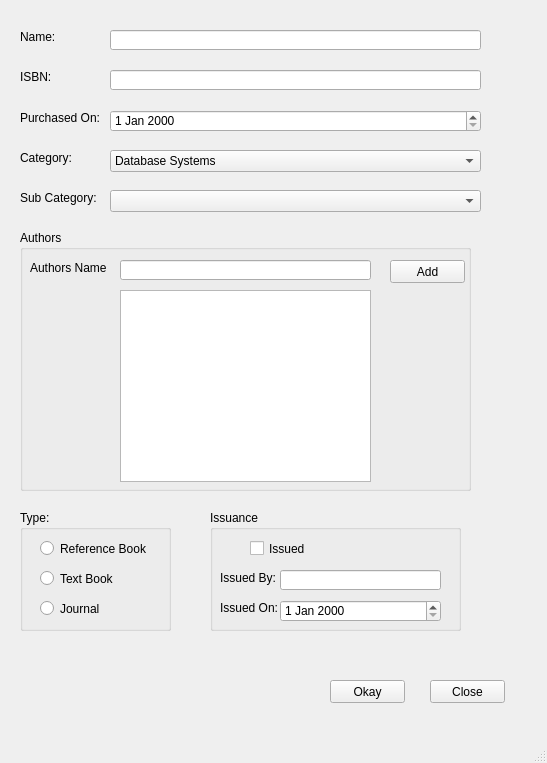
<?xml version="1.0" encoding="UTF-8"?>
<ui version="4.0">
 <class>MainWindow</class>
 <widget class="QMainWindow" name="MainWindow">
  <property name="geometry">
   <rect>
    <x>0</x>
    <y>0</y>
    <width>547</width>
    <height>763</height>
   </rect>
  </property>
  <property name="windowTitle">
   <string>MainWindow</string>
  </property>
  <widget class="QWidget" name="centralwidget">
   <widget class="QLabel" name="label">
    <property name="geometry">
     <rect>
      <x>20</x>
      <y>30</y>
      <width>47</width>
      <height>13</height>
     </rect>
    </property>
    <property name="text">
     <string>Name:</string>
    </property>
   </widget>
   <widget class="QLabel" name="label_2">
    <property name="geometry">
     <rect>
      <x>20</x>
      <y>70</y>
      <width>47</width>
      <height>13</height>
     </rect>
    </property>
    <property name="text">
     <string>ISBN:</string>
    </property>
   </widget>
   <widget class="QLabel" name="label_3">
    <property name="geometry">
     <rect>
      <x>20</x>
      <y>110</y>
      <width>81</width>
      <height>16</height>
     </rect>
    </property>
    <property name="text">
     <string>Purchased On:</string>
    </property>
   </widget>
   <widget class="QLabel" name="label_4">
    <property name="geometry">
     <rect>
      <x>20</x>
      <y>150</y>
      <width>61</width>
      <height>16</height>
     </rect>
    </property>
    <property name="text">
     <string>Category:</string>
    </property>
   </widget>
   <widget class="QLabel" name="label_5">
    <property name="geometry">
     <rect>
      <x>20</x>
      <y>190</y>
      <width>81</width>
      <height>16</height>
     </rect>
    </property>
    <property name="text">
     <string>Sub Category:</string>
    </property>
   </widget>
   <widget class="QGroupBox" name="groupBox">
    <property name="geometry">
     <rect>
      <x>20</x>
      <y>230</y>
      <width>451</width>
      <height>261</height>
     </rect>
    </property>
    <property name="title">
     <string>Authors</string>
    </property>
    <widget class="QLabel" name="label_6">
     <property name="geometry">
      <rect>
       <x>10</x>
       <y>30</y>
       <width>111</width>
       <height>16</height>
      </rect>
     </property>
     <property name="text">
      <string>Authors Name</string>
     </property>
    </widget>
    <widget class="QLineEdit" name="author_name">
     <property name="geometry">
      <rect>
       <x>100</x>
       <y>30</y>
       <width>251</width>
       <height>20</height>
      </rect>
     </property>
    </widget>
    <widget class="QPushButton" name="AddButton">
     <property name="geometry">
      <rect>
       <x>370</x>
       <y>30</y>
       <width>75</width>
       <height>23</height>
      </rect>
     </property>
     <property name="text">
      <string>Add</string>
     </property>
    </widget>
    <widget class="QListWidget" name="listWidget">
     <property name="geometry">
      <rect>
       <x>100</x>
       <y>60</y>
       <width>251</width>
       <height>192</height>
      </rect>
     </property>
    </widget>
   </widget>
   <widget class="QGroupBox" name="groupBox_2">
    <property name="geometry">
     <rect>
      <x>20</x>
      <y>510</y>
      <width>151</width>
      <height>121</height>
     </rect>
    </property>
    <property name="title">
     <string>Type:</string>
    </property>
    <widget class="QRadioButton" name="radioButton">
     <property name="geometry">
      <rect>
       <x>20</x>
       <y>30</y>
       <width>151</width>
       <height>17</height>
      </rect>
     </property>
     <property name="text">
      <string>Reference Book</string>
     </property>
    </widget>
    <widget class="QRadioButton" name="radioButton_2">
     <property name="geometry">
      <rect>
       <x>20</x>
       <y>60</y>
       <width>151</width>
       <height>17</height>
      </rect>
     </property>
     <property name="text">
      <string>Text Book</string>
     </property>
    </widget>
    <widget class="QRadioButton" name="radioButton_3">
     <property name="geometry">
      <rect>
       <x>20</x>
       <y>90</y>
       <width>131</width>
       <height>17</height>
      </rect>
     </property>
     <property name="text">
      <string>Journal</string>
     </property>
    </widget>
   </widget>
   <widget class="QGroupBox" name="groupBox_3">
    <property name="geometry">
     <rect>
      <x>210</x>
      <y>510</y>
      <width>251</width>
      <height>121</height>
     </rect>
    </property>
    <property name="title">
     <string>Issuance</string>
    </property>
    <widget class="QCheckBox" name="checkBox">
     <property name="geometry">
      <rect>
       <x>40</x>
       <y>30</y>
       <width>70</width>
       <height>17</height>
      </rect>
     </property>
     <property name="text">
      <string>Issued</string>
     </property>
    </widget>
    <widget class="QLineEdit" name="issuedBy">
     <property name="geometry">
      <rect>
       <x>70</x>
       <y>60</y>
       <width>161</width>
       <height>20</height>
      </rect>
     </property>
    </widget>
    <widget class="QLabel" name="label_7">
     <property name="geometry">
      <rect>
       <x>10</x>
       <y>60</y>
       <width>61</width>
       <height>16</height>
      </rect>
     </property>
     <property name="text">
      <string>Issued By:</string>
     </property>
    </widget>
    <widget class="QLabel" name="label_8">
     <property name="geometry">
      <rect>
       <x>10</x>
       <y>90</y>
       <width>61</width>
       <height>16</height>
      </rect>
     </property>
     <property name="text">
      <string>Issued On:</string>
     </property>
    </widget>
    <widget class="QDateEdit" name="issuedOn">
     <property name="geometry">
      <rect>
       <x>70</x>
       <y>90</y>
       <width>161</width>
       <height>22</height>
      </rect>
     </property>
    </widget>
   </widget>
   <widget class="QLineEdit" name="lineEdit_3">
    <property name="geometry">
     <rect>
      <x>110</x>
      <y>30</y>
      <width>371</width>
      <height>20</height>
     </rect>
    </property>
   </widget>
   <widget class="QLineEdit" name="ISBN">
    <property name="geometry">
     <rect>
      <x>110</x>
      <y>70</y>
      <width>371</width>
      <height>20</height>
     </rect>
    </property>
   </widget>
   <widget class="QDateEdit" name="PurchasedOn">
    <property name="geometry">
     <rect>
      <x>110</x>
      <y>110</y>
      <width>371</width>
      <height>22</height>
     </rect>
    </property>
   </widget>
   <widget class="QComboBox" name="comboBox">
    <property name="enabled">
     <bool>true</bool>
    </property>
    <property name="geometry">
     <rect>
      <x>110</x>
      <y>150</y>
      <width>371</width>
      <height>22</height>
     </rect>
    </property>
    <item>
     <property name="text">
      <string>Database Systems</string>
     </property>
    </item>
    <item>
     <property name="text">
      <string>OOP</string>
     </property>
    </item>
    <item>
     <property name="text">
      <string>Artificial Intelligence</string>
     </property>
    </item>
   </widget>
   <widget class="QComboBox" name="comboBox_2">
    <property name="geometry">
     <rect>
      <x>110</x>
      <y>190</y>
      <width>371</width>
      <height>22</height>
     </rect>
    </property>
   </widget>
   <widget class="QPushButton" name="Okay">
    <property name="geometry">
     <rect>
      <x>330</x>
      <y>680</y>
      <width>75</width>
      <height>23</height>
     </rect>
    </property>
    <property name="text">
     <string>Okay</string>
    </property>
   </widget>
   <widget class="QPushButton" name="Close">
    <property name="geometry">
     <rect>
      <x>430</x>
      <y>680</y>
      <width>75</width>
      <height>23</height>
     </rect>
    </property>
    <property name="text">
     <string>Close</string>
    </property>
   </widget>
  </widget>
  <widget class="QStatusBar" name="statusbar"/>
 </widget>
 <resources/>
 <connections/>
</ui>
